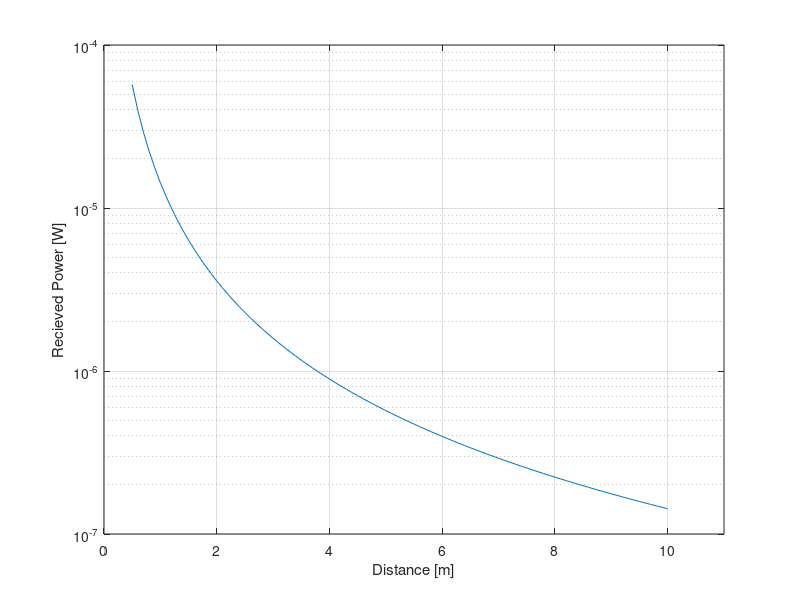

Write MATLAB code to recreate this figure.
%%% Using the Friis equation to estimate link buget %%%

% Power into the piezo
% This is assuming a 12 V battery, doubled to 24 V with a boost converter, then doubled again using an H-Bridge Driver
Pt = 48 * 0.1; % 48 V * 0.1 A = 4.8 W

f = 750e3; % [Hz] Frequency
c = 1500; % [m/s] Speed of sound in seawater http://www.dosits.org/tutorials/sciencetutorial/speed/
lambda = c/f; % [m] Wavelength

% Efficiency of converting electrical power into mechanical power (Electromechanical coupling coefficient)
Kp = 0.51; % [%] From piezo datasheet (https://www.steminc.com/PZT/en/piezo-ceramic-disc-20x27mm-s-750-khz)
diameter = 0.02; %[m]
%% Find acoustic Reflection and Transmission Coefficients (http://hyperphysics.phy-astr.gsu.edu/hbase/Sound/refltrans.html)
Rp = @(Z1, Z2) (Z2-Z1)/(Z1 + Z2); % Acoustic Reflection Coefficient
Tp = @(Z1, Z2) (2*Z2)/(Z1 + Z2); % Acoustic Transmission Coefficient

dB_to_Gain = @(dB) 10.^(dB/20);

% Water absorption math (basically it doesn't make a difference)
% http://resource.npl.co.uk/acoustics/techguides/seaabsorption/ (750 kHz, 15 C, 10 m)
alpha = 210; % [dB/km] Water Absorption 
alpha = 1 / dB_to_Gain(alpha/1e3); % [/m] (divide by 1 because its attenuating)

% Acoustic Impedances
Z_water = 1.48; % [MRayl]
Z_ocean_floor = (1750 * 1700) * 1e-6; % [MRayl] (https://link.springer.com/article/10.1007/BF00163476, https://pubmed.ncbi.nlm.nih.gov/24744686/)

%% Antenna Gain
beam_width = asin(1.2 * c/(diameter*f));
antenna_gain = 2 / (1-cos(beam_width/2));
%% Calculate Power vs. Distance
Gt = antenna_gain; % [] Transmit Gain
Gr = antenna_gain; % [] Recieve Gain

d = 0.5:0.1:10; % [m] Test loss from distances 0.5-10 m

transmit_loss = Gt .* (lambda./(4.*pi.*d)).^2 .* Kp;
reflect_loss = Rp(Z_water, Z_ocean_floor);
recieve_loss = Gr .* (lambda./(4.*pi.*d)).^2 .* Kp;
Pr = Pt .* transmit_loss .* reflect_loss .* recieve_loss;

clf
plot(d,  Gr .* (lambda./(4.*pi.*d)).^2 .* Kp);
xlabel("Distance [m]")
ylabel("Recieved Power [W]");
xlim([0,11]);
set(gca, 'YScale', 'log');
set(gcf, "Color", "w");
grid on
